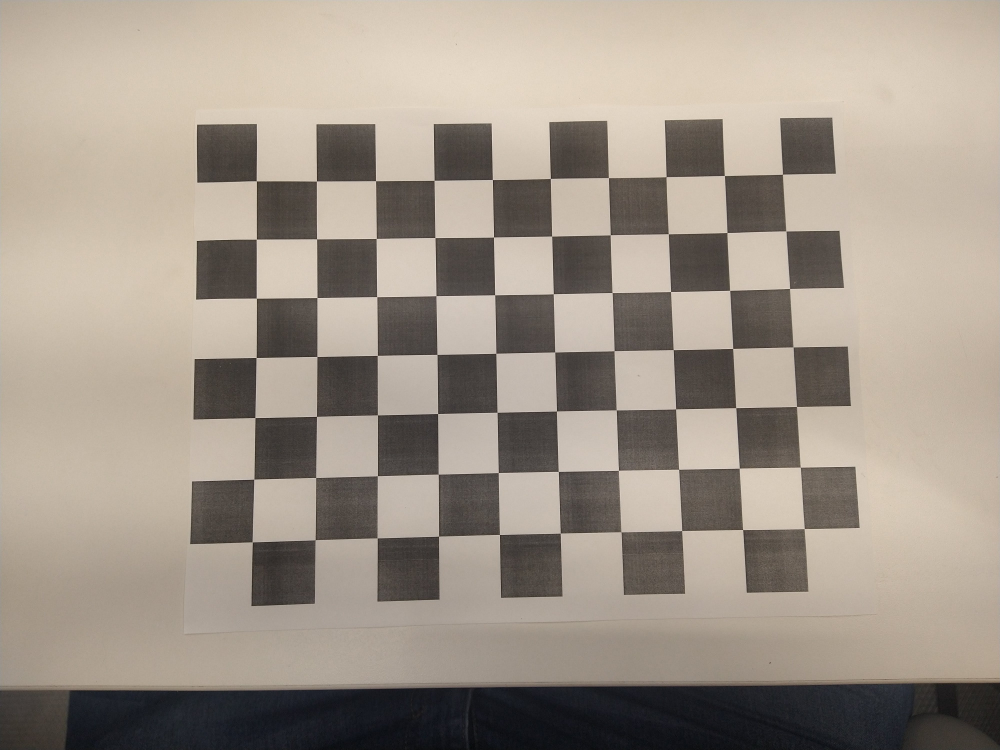
#> input picture calib1.jpg, 4000 x 3000 px (shown at 1/4 size); its folder holds 4 pictures in this run
$ python CameraCalibration.py
#> lines starting #> are read from the running program, lines starting #| are printed output that depends on the picture
import numpy as np
import cv2 as cv
import glob


################ FIND CHESSBOARD CORNERS - OBJECT POINTS AND IMAGE POINTS #############################

chessboardSize = (10,7)
frameSize = (4000,3000)


# termination criteria
criteria = (cv.TERM_CRITERIA_EPS + cv.TERM_CRITERIA_MAX_ITER, 30, 0.001)


# prepare object points, like (0,0,0), (1,0,0), (2,0,0) ....,(6,5,0)
objp = np.zeros((chessboardSize[0] * chessboardSize[1], 3), np.float32)
objp[:,:2] = np.mgrid[0:chessboardSize[0],0:chessboardSize[1]].T.reshape(-1,2)

size_of_chessboard_squares_mm = 20
objp = objp * size_of_chessboard_squares_mm


# Arrays to store object points and image points from all the images.
objpoints = [] # 3d point in real world space
imgpoints = [] # 2d points in image plane.


images = glob.glob('*.jpg')

for image in images:

    print("Image run")

    img = cv.imread(image)
#> img is the input picture: shape (3000, 4000, 3); mean B, G, R 137.5, 149.4, 160
    gray = cv.cvtColor(img, cv.COLOR_BGR2GRAY)
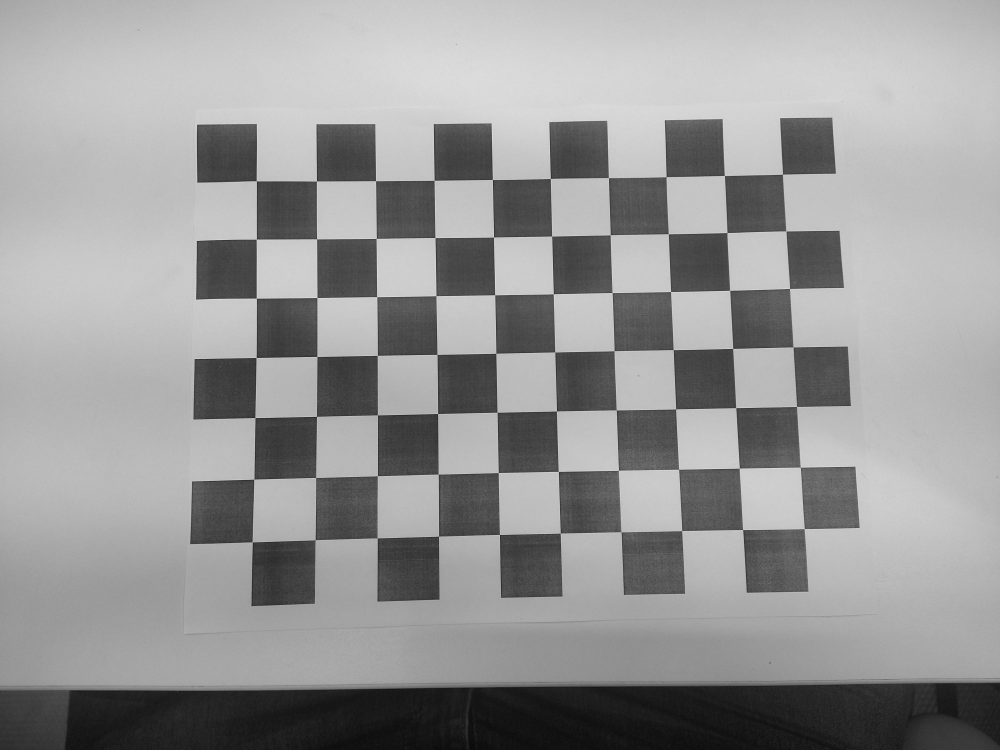
#> gray: shape (3000, 4000) (shown at 1/4 size); min 0, max 252, mean 151.2

    # Find the chess board corners
    ret, corners = cv.findChessboardCorners(gray, chessboardSize, None)
#> ret = True; corners = 70 rows, first 8: [1026.6, 725], [1267.4, 725.5], [1504.1, 724.5], [1738, 722.7], [1970.8, 719.8], [2202.5, 714.8], [2435.3, 712.1], [2665.8, 708.4]

    # If found, add object points, image points (after refining them)
    if ret == True:

        objpoints.append(objp)
        corners2 = cv.cornerSubPix(gray, corners, (11,11), (-1,-1), criteria)
#> corners2 = 70 rows, first 8: [1026.5, 725], [1267.1, 725.5], [1503.9, 724.5], [1737.9, 722.5], [1971, 719.5], [2202.7, 715], [2435.1, 712], [2665.9, 708.4]
        imgpoints.append(corners)

        # Draw and display the corners
        cv.drawChessboardCorners(img, chessboardSize, corners2, ret)
        cv.imshow('img', img)
        cv.waitKey(1000)
    else:
        print("Failed to found chessboard")


cv.destroyAllWindows()

############## CALIBRATION #######################################################

ret, cameraMatrix, dist, rvecs, tvecs = cv.calibrateCamera(objpoints, imgpoints, frameSize, None, None)


############## UNDISTORTION #####################################################

img = cv.imread('calib4.jpg')
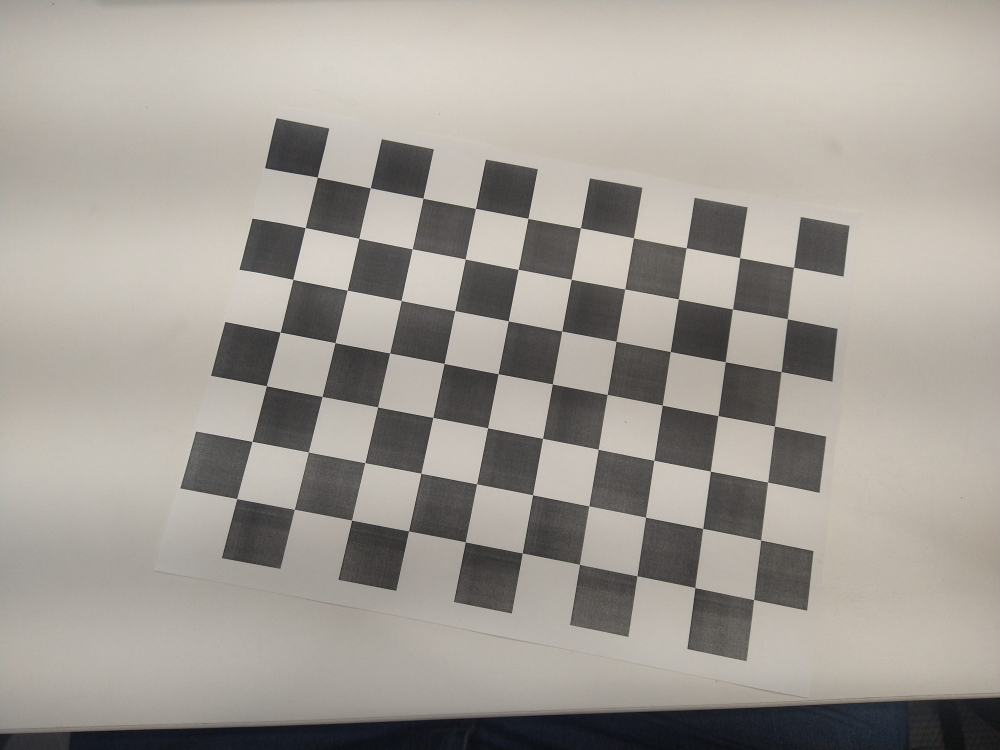
#> input picture calib4.jpg, 4000 x 3000 px (shown at 1/4 size)
#> img is the input picture: shape (3000, 4000, 3); mean B, G, R 150, 156.9, 162.2
h,  w = img.shape[:2]
#> h = 3000; w = 4000
newCameraMatrix, roi = cv.getOptimalNewCameraMatrix(cameraMatrix, dist, (w,h), 1, (w,h))


# Undistort
dst = cv.undistort(img, cameraMatrix, dist, None, newCameraMatrix)
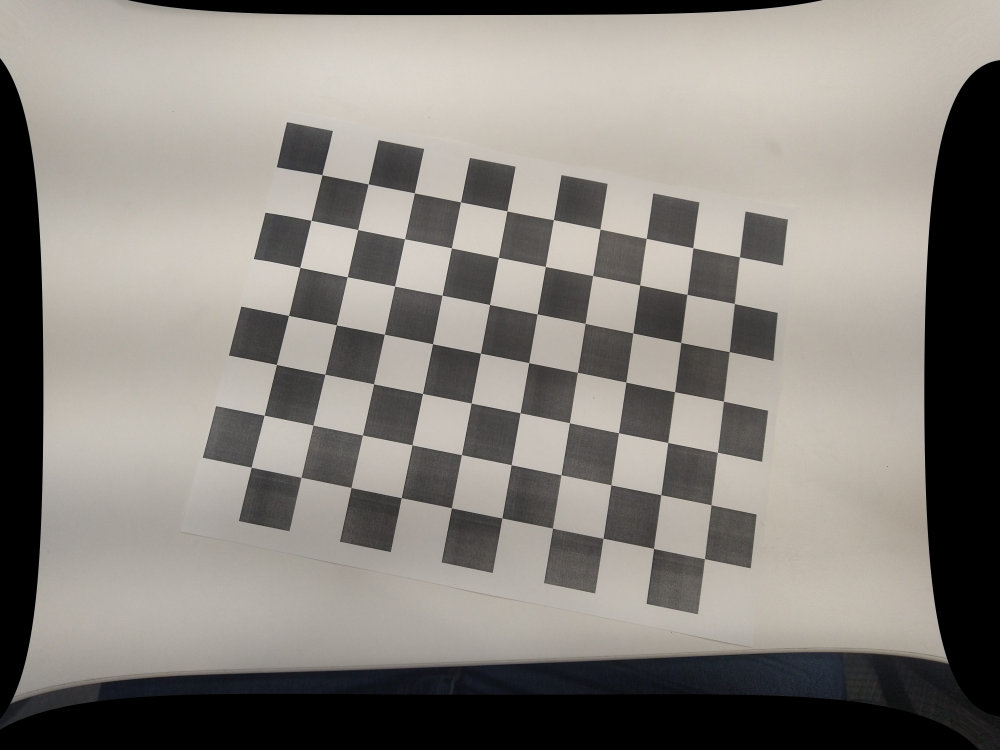
#> dst: shape (3000, 4000, 3) (shown at 1/4 size); mean B, G, R 125.3, 131.2, 135.5

# crop the image
x, y, w, h = roi
dst = dst[y:y+h, x:x+w]
#> dst: shape (2714, 3524, 3)
cv.imwrite('caliResult1.png', dst)


# Undistort with Remapping
mapx, mapy = cv.initUndistortRectifyMap(cameraMatrix, dist, None, newCameraMatrix, (w,h), 5)
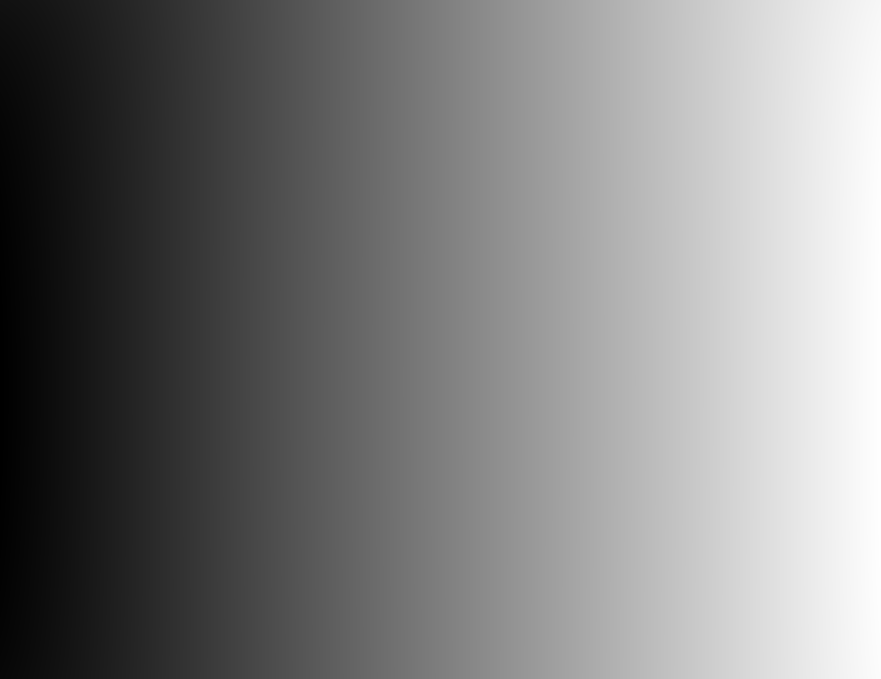
#> mapx: shape (2714, 3524) float32 (shown at 1/4 size); min -168, max 3818.1, mean 1811.5; drawn with min black and max white
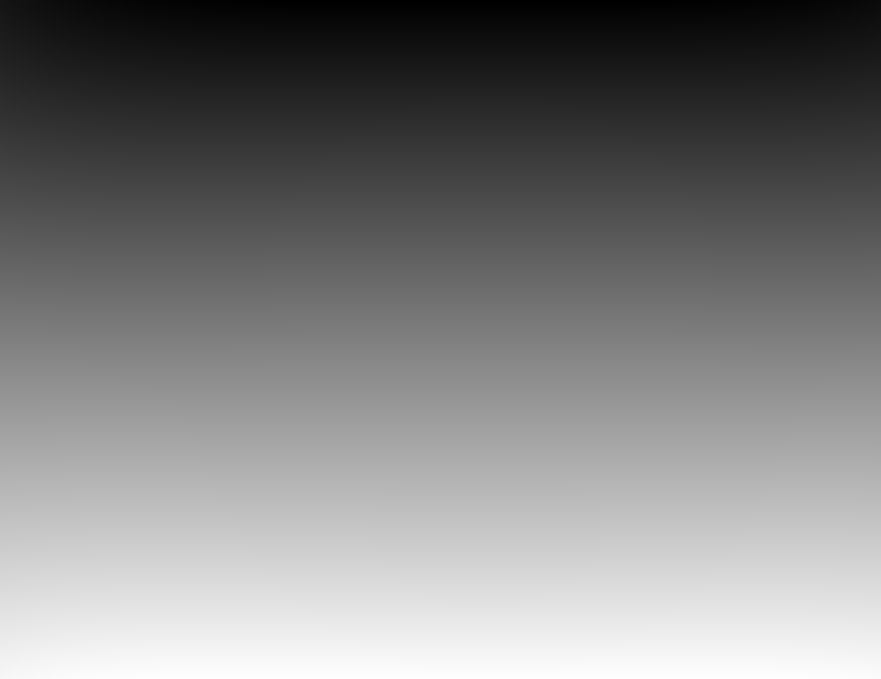
#> mapy: shape (2714, 3524) float32 (shown at 1/4 size); min -65.71, max 2931.2, mean 1433.9; drawn with min black and max white
dst = cv.remap(img, mapx, mapy, cv.INTER_LINEAR)

# crop the image
x, y, w, h = roi
dst = dst[y:y+h, x:x+w]
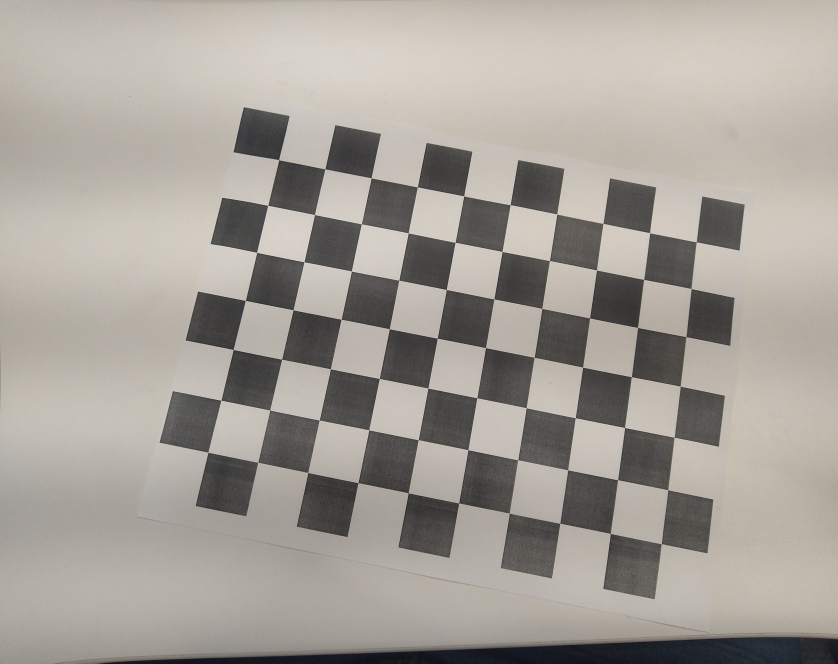
#> dst: shape (2654, 3351, 3) (shown at 1/4 size); mean B, G, R 152.7, 159.9, 165.2
cv.imwrite('caliResult2.png', dst)


# Reprojection Error
mean_error = 0

for i in range(len(objpoints)):
    imgpoints2, _ = cv.projectPoints(objpoints[i], rvecs[i], tvecs[i], cameraMatrix, dist)
    error = cv.norm(imgpoints[i], imgpoints2, cv.NORM_L2)/len(imgpoints2)
    mean_error += error

print(cameraMatrix)
print(dist)
print( "total error: {}".format(mean_error/len(objpoints)) )
